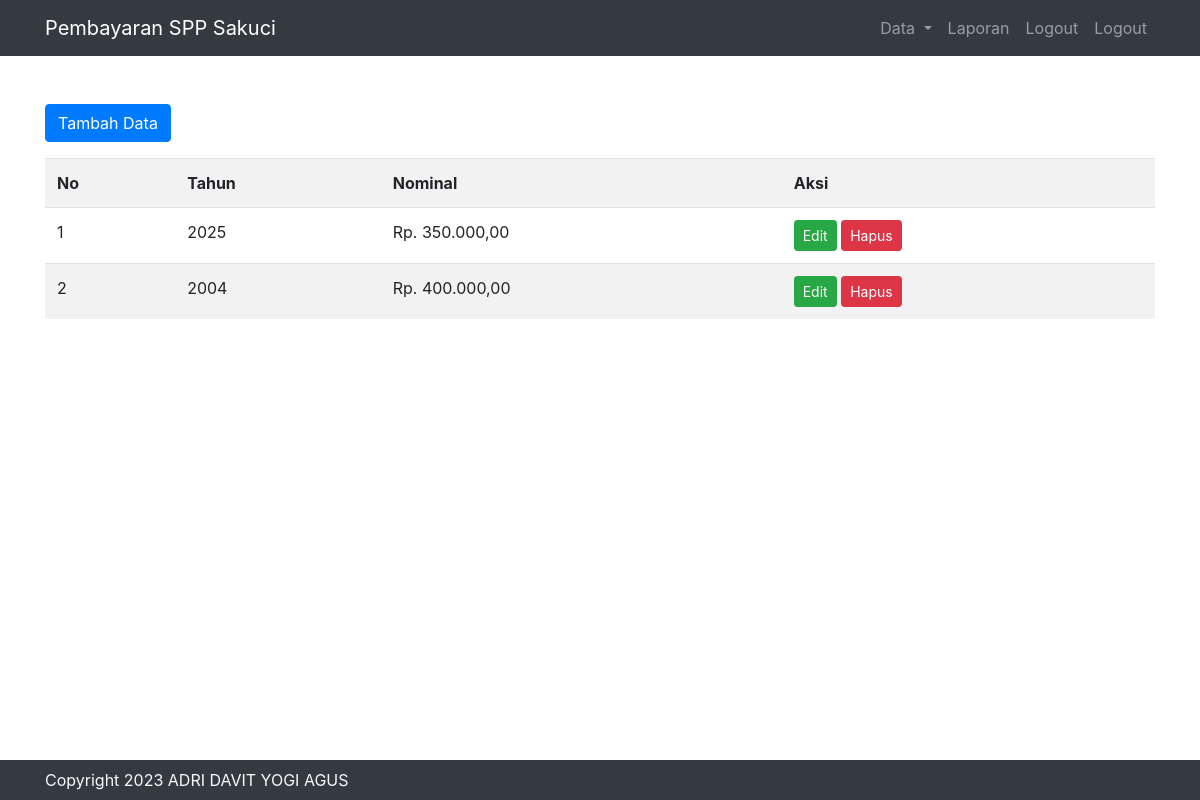
The page /admin.php?page=dataspp (signed in) on the database its author committed.
### tables this page shows
CREATE TABLE `spp` (
  `id_spp` int(11) UNSIGNED NOT NULL,
  `tahun` int(11) NOT NULL,
  `nominal` int(11) NOT NULL
);

### system/fungsi.php (called while the page is built, shortened)
<?php
class Fungsi {
    public function kon(){
        $kon = mysqli_connect('localhost', 'root' , '','spp');
        return $kon;
    }
    public function dataspp(){
        $sql = "SELECT * FROM spp ORDER BY id_spp DESC";
        $query = mysqli_query($this->kon(), $sql);
        if(mysqli_num_rows($query) > 0){
            while($d = mysqli_fetch_assoc($query)){
                $select[] = $d;
            }
        }
        else {
            $select = null;
        }
        return $select;
    }
}

### user/dataspp.php (the view)
<div class="container mt-5">
    <a href="admin.php?page=tambahspp" class="btn btn-primary mb-3">Tambah Data</a>
    <table class="table table-striped table-striped">
        <tr>
            <th>No</th>
            <th>Tahun</th>
            <th>Nominal</th>
            <th>Aksi</th>
        </tr>
        <?php
        $no = 1;
        foreach($fungsi->dataspp() as $d){ ?>
            <tr>
                <td><?= $no++;?></td>
                <td><?= $d ['tahun']; ?></td>
                <td>Rp. <?= number_format($d ['nominal'],2, ',','.') ?></td>
                <td>
                    <a href="admin.php?page=editspp&id_spp=<?= $d['id_spp'] ?>" class="btn btn-success btn-sm">Edit</a>
                    <a href="admin.php?page=deletespp&id_spp=<?= $d['id_spp'] ?>" class="btn btn-danger btn-sm" onclick="return confirm('Apakan anda yakin menghapus data ini?');">Hapus</a>
                </td>
            </tr>
    <?php    }
        ?>
</table>
</div>

### rows shown on the page
spp: tahun "2025", nominal "350.000,00"
spp: tahun "2004", nominal "400.000,00"
